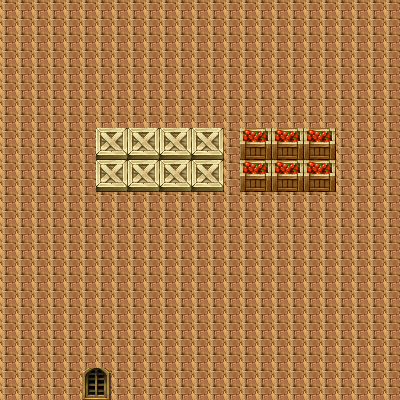

This is a level from a 2D game, rendered from its Tiled map with the project's own tilesets. A one-line summary and the complete map file follow:
An orthogonal 25x25 tile map with 16x16 px tiles, 2 tile layers (floor, elements) and 4 objects (2x collision, exit_house, spawn_house).

<map version="1.10" tiledversion="1.10.2" orientation="orthogonal" renderorder="right-down" width="25" height="25" tilewidth="16" tileheight="16" infinite="0" nextlayerid="4" nextobjectid="5">
 <tileset firstgid="1" source="house.tsx" />
 <layer id="1" name="floor" width="25" height="25">
  <data encoding="csv">
694,694,694,694,694,694,694,694,694,694,694,694,694,694,694,694,694,694,694,694,694,694,694,694,694,
694,694,694,694,694,694,694,694,694,694,694,694,694,694,694,694,694,694,694,694,694,694,694,694,694,
694,694,694,694,694,694,694,694,694,694,694,694,694,694,694,694,694,694,694,694,694,694,694,694,694,
694,694,694,694,694,694,694,694,694,694,694,694,694,694,694,694,694,694,694,694,694,694,694,694,694,
694,694,694,694,694,694,694,694,694,694,694,694,694,694,694,694,694,694,694,694,694,694,694,694,694,
694,694,694,694,694,694,694,694,694,694,694,694,694,694,694,694,694,694,694,694,694,694,694,694,694,
694,694,694,694,694,694,694,694,694,694,694,694,694,694,694,694,694,694,694,694,694,694,694,694,694,
694,694,694,694,694,694,694,694,694,694,694,694,694,694,694,694,694,694,694,694,694,694,694,694,694,
694,694,694,694,694,694,409,410,409,410,409,410,409,410,694,475,476,475,476,475,476,694,694,694,694,
694,694,694,694,694,694,441,442,441,442,441,442,441,442,694,507,508,507,508,507,508,694,694,694,694,
694,694,694,694,694,694,409,410,409,410,409,410,409,410,694,475,476,475,476,475,476,694,694,694,694,
694,694,694,694,694,694,441,442,441,442,441,442,441,442,694,507,508,507,508,507,508,694,694,694,694,
694,694,694,694,694,694,694,694,694,694,694,694,694,694,694,694,694,694,694,694,694,694,694,694,694,
694,694,694,694,694,694,694,694,694,694,694,694,694,694,694,694,694,694,694,694,694,694,694,694,694,
694,694,694,694,694,694,694,694,694,694,694,694,694,694,694,694,694,694,694,694,694,694,694,694,694,
694,694,694,694,694,694,694,694,694,694,694,694,694,694,694,694,694,694,694,694,694,694,694,694,694,
694,694,694,694,694,694,694,694,694,694,694,694,694,694,694,694,694,694,694,694,694,694,694,694,694,
694,694,694,694,694,694,694,694,694,694,694,694,694,694,694,694,694,694,694,694,694,694,694,694,694,
694,694,694,694,694,694,694,694,694,694,694,694,694,694,694,694,694,694,694,694,694,694,694,694,694,
694,694,694,694,694,694,694,694,694,694,694,694,694,694,694,694,694,694,694,694,694,694,694,694,694,
694,694,694,694,694,694,694,694,694,694,694,694,694,694,694,694,694,694,694,694,694,694,694,694,694,
694,694,694,694,694,694,694,694,694,694,694,694,694,694,694,694,694,694,694,694,694,694,694,694,694,
694,694,694,694,694,694,694,694,694,694,694,694,694,694,694,694,694,694,694,694,694,694,694,694,694,
694,694,694,694,694,694,694,694,694,694,694,694,694,694,694,694,694,694,694,694,694,694,694,694,694,
694,694,694,694,694,694,694,694,694,694,694,694,694,694,694,694,694,694,694,694,694,694,694,694,694
</data>
 </layer>
 <layer id="2" name="elements" width="25" height="25">
  <data encoding="csv">
0,0,0,0,0,0,0,0,0,0,0,0,0,0,0,0,0,0,0,0,0,0,0,0,0,
0,0,0,0,0,0,0,0,0,0,0,0,0,0,0,0,0,0,0,0,0,0,0,0,0,
0,0,0,0,0,0,0,0,0,0,0,0,0,0,0,0,0,0,0,0,0,0,0,0,0,
0,0,0,0,0,0,0,0,0,0,0,0,0,0,0,0,0,0,0,0,0,0,0,0,0,
0,0,0,0,0,0,0,0,0,0,0,0,0,0,0,0,0,0,0,0,0,0,0,0,0,
0,0,0,0,0,0,0,0,0,0,0,0,0,0,0,0,0,0,0,0,0,0,0,0,0,
0,0,0,0,0,0,0,0,0,0,0,0,0,0,0,0,0,0,0,0,0,0,0,0,0,
0,0,0,0,0,0,0,0,0,0,0,0,0,0,0,0,0,0,0,0,0,0,0,0,0,
0,0,0,0,0,0,0,0,0,0,0,0,0,0,0,0,0,0,0,0,0,0,0,0,0,
0,0,0,0,0,0,0,0,0,0,0,0,0,0,0,0,0,0,0,0,0,0,0,0,0,
0,0,0,0,0,0,0,0,0,0,0,0,0,0,0,0,0,0,0,0,0,0,0,0,0,
0,0,0,0,0,0,0,0,0,0,0,0,0,0,0,0,0,0,0,0,0,0,0,0,0,
0,0,0,0,0,0,0,0,0,0,0,0,0,0,0,0,0,0,0,0,0,0,0,0,0,
0,0,0,0,0,0,0,0,0,0,0,0,0,0,0,0,0,0,0,0,0,0,0,0,0,
0,0,0,0,0,0,0,0,0,0,0,0,0,0,0,0,0,0,0,0,0,0,0,0,0,
0,0,0,0,0,0,0,0,0,0,0,0,0,0,0,0,0,0,0,0,0,0,0,0,0,
0,0,0,0,0,0,0,0,0,0,0,0,0,0,0,0,0,0,0,0,0,0,0,0,0,
0,0,0,0,0,0,0,0,0,0,0,0,0,0,0,0,0,0,0,0,0,0,0,0,0,
0,0,0,0,0,0,0,0,0,0,0,0,0,0,0,0,0,0,0,0,0,0,0,0,0,
0,0,0,0,0,0,0,0,0,0,0,0,0,0,0,0,0,0,0,0,0,0,0,0,0,
0,0,0,0,0,0,0,0,0,0,0,0,0,0,0,0,0,0,0,0,0,0,0,0,0,
0,0,0,0,0,0,0,0,0,0,0,0,0,0,0,0,0,0,0,0,0,0,0,0,0,
0,0,0,0,0,0,0,0,0,0,0,0,0,0,0,0,0,0,0,0,0,0,0,0,0,
0,0,0,0,0,289,290,0,0,0,0,0,0,0,0,0,0,0,0,0,0,0,0,0,0,
0,0,0,0,0,321,322,0,0,0,0,0,0,0,0,0,0,0,0,0,0,0,0,0,0
</data>
 </layer>
 <objectgroup id="3" name="objects">
  <object id="1" type="collision" x="95.3327" y="144.221" width="128.332" height="45.2219" />
  <object id="2" type="collision" x="240.165" y="142.388" width="95.9438" height="49.4997" />
  <object id="3" name="exit_house" x="76.3884" y="358.72" width="41.5553" height="31.7776" />
  <object id="4" name="spawn_house" x="75.1661" y="366.664">
   <point />
  </object>
 </objectgroup>
</map>